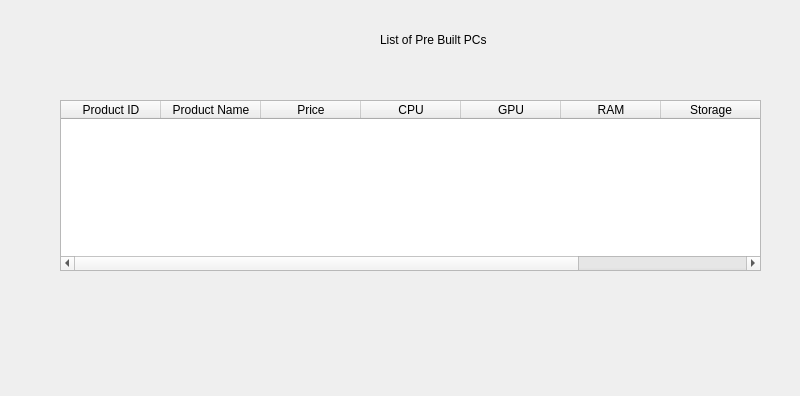
<?xml version="1.0" encoding="UTF-8"?>
<ui version="4.0">
 <class>Form</class>
 <widget class="QWidget" name="Form">
  <property name="geometry">
   <rect>
    <x>0</x>
    <y>0</y>
    <width>800</width>
    <height>396</height>
   </rect>
  </property>
  <property name="windowTitle">
   <string>Video Cards (GPUs)</string>
  </property>
  <widget class="QLabel" name="label">
   <property name="geometry">
    <rect>
     <x>380</x>
     <y>30</y>
     <width>131</width>
     <height>20</height>
    </rect>
   </property>
   <property name="text">
    <string>List of Pre Built PCs</string>
   </property>
  </widget>
  <widget class="QTableWidget" name="tableWidgetPreBuiltPC">
   <property name="geometry">
    <rect>
     <x>60</x>
     <y>100</y>
     <width>701</width>
     <height>171</height>
    </rect>
   </property>
   <property name="editTriggers">
    <set>QAbstractItemView::AnyKeyPressed|QAbstractItemView::DoubleClicked|QAbstractItemView::EditKeyPressed</set>
   </property>
   <column>
    <property name="text">
     <string>Product ID</string>
    </property>
   </column>
   <column>
    <property name="text">
     <string>Product Name</string>
    </property>
   </column>
   <column>
    <property name="text">
     <string>Price</string>
    </property>
   </column>
   <column>
    <property name="text">
     <string>CPU</string>
    </property>
   </column>
   <column>
    <property name="text">
     <string>GPU</string>
    </property>
   </column>
   <column>
    <property name="text">
     <string>RAM</string>
    </property>
   </column>
   <column>
    <property name="text">
     <string>Storage</string>
    </property>
   </column>
   <column>
    <property name="text">
     <string>OS</string>
    </property>
   </column>
  </widget>
 </widget>
 <resources/>
 <connections/>
</ui>
